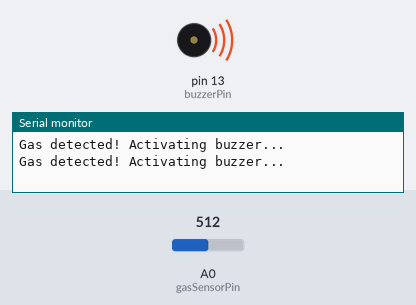
Simulated run of this sketch. Board: Arduino Uno, built with avr-gcc and run on an emulated ATmega328P. On the bench: buzzer (waves = sounding, pin HIGH), the last lines printed to the serial monitor. The test bench sets the inputs (shaded band); at power-on: A0 (gasSensorPin) = 512.

Above: at 1.8 s.
1.9 s: A0 (gasSensorPin) set to 485
At 2.6 s:
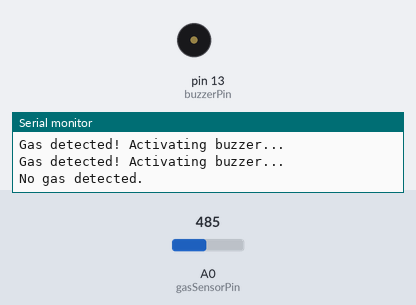
3.5 s: A0 (gasSensorPin) set to 510
At 5.2 s:
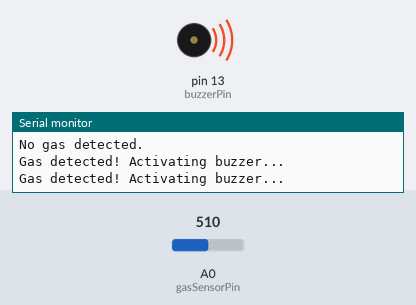
5.5 s: A0 (gasSensorPin) set to 490
At 6.9 s:
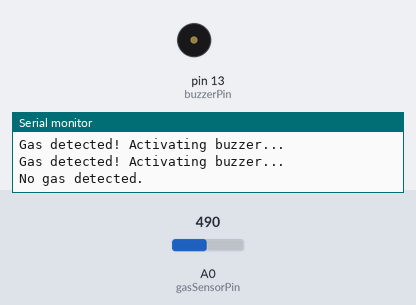
Timing chart, 0 to 8.5 s (numbered marks = the images above; inputs shaded):
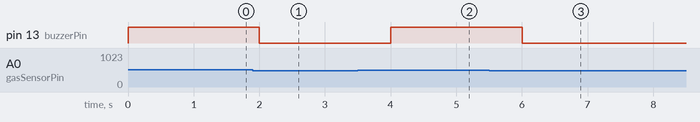

The sketch:

gas_sensor_and_buzzer.ino
```cpp
const int gasSensorPin = A0; // Analog pin for the gas sensor
const int buzzerPin = 13;    // Digital pin for the buzzer

void setup() {
  pinMode(gasSensorPin, INPUT);
  pinMode(buzzerPin, OUTPUT);
  Serial.begin(9600);
}

void loop() {
  int gasValue = analogRead(gasSensorPin);

  // You may need to adjust the threshold based on your sensor and environment
  int threshold = 500;

  if (gasValue > threshold) {
    Serial.println("Gas detected! Activating buzzer...");
    activateBuzzer();
  } else {
    Serial.println("No gas detected.");
    deactivateBuzzer();
  }

  delay(1000); // Adjust the delay based on your application and sensor response time
}

void activateBuzzer() {
  digitalWrite(buzzerPin, HIGH);
}

void deactivateBuzzer() {
  digitalWrite(buzzerPin, LOW);
}
```

Measured:
- the behaviour switches between 501 and 500 on A0 (gasSensorPin) (found by bisection; images 0 and 1)
- after the input at 1.9 s, pin 13 (buzzerPin): HIGH → LOW after 0.10 s
- after the input at 3.5 s, pin 13 (buzzerPin): LOW → HIGH after 0.50 s
- after the input at 5.5 s, pin 13 (buzzerPin): HIGH → LOW after 0.50 s
